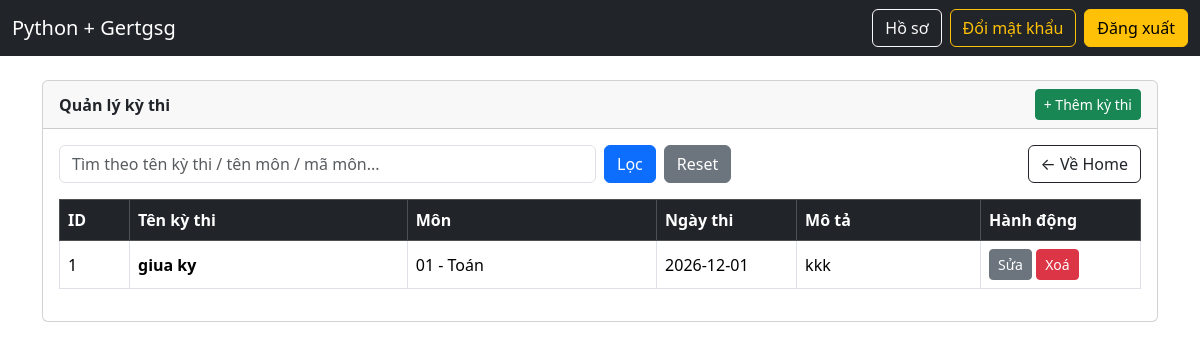
The page /manager/exams (signed in) on the database its author committed.
### models.py (models this page shows, shortened)
class Exam(db.Model):
    __tablename__ = "exams"
    id = db.Column(db.Integer, primary_key=True, autoincrement=True)
    name = db.Column(db.String(255), nullable=False, index=True)
    exam_date = db.Column(db.Date, nullable=True)
    description = db.Column(db.Text, nullable=True)
    subject_id = db.Column(
        db.Integer,
        db.ForeignKey("subjects.id", ondelete="CASCADE"),
        nullable=False,
        index=True,
    )
    subject = db.relationship("Subject", backref=db.backref("exams", lazy=True))

class Subject(db.Model):
    __tablename__ = "subjects"
    id = db.Column(db.Integer, primary_key=True, autoincrement=True)
    code = db.Column(db.String(50), unique=True, nullable=False, index=True)
    name = db.Column(db.String(255), nullable=False, index=True)
    credits = db.Column(db.Integer, nullable=False, default=3)
    description = db.Column(db.Text, nullable=True)

### manager_routes.py (the view)
@manager_bp.get("/exams")
@login_required
@roles_required("manager")
def manager_exams():
    q = (request.args.get("q") or "").strip()
    query = Exam.query.join(Subject)
    if q:
        query = query.filter(
            (Exam.name.ilike(f"%{q}%")) |
            (Subject.name.ilike(f"%{q}%")) |
            (Subject.code.ilike(f"%{q}%"))
        )
    exams = query.order_by(Exam.id.desc()).all()
    subjects = Subject.query.order_by(Subject.name.asc()).all()
    return render_template("manager/exams.html", exams=exams, subjects=subjects, q=q)

### app.py (called while the page is built)
@app.context_processor
def inject_csrf():
    def form_csrf_token():
        return Markup(f'<input type="hidden" name="csrf_token" value="{generate_csrf()}">')
    return dict(form_csrf_token=form_csrf_token)

@login_manager.user_loader
def load_user(user_id: str):
    try:
        return Student.query.get(int(user_id))
    except Exception:
        return None

### auth.py (called while the page is built)
def roles_required(*roles):
    def decorator(fn):
        @wraps(fn)
        def wrapper(*args, **kwargs):
            if not current_user.is_authenticated:
                abort(401)
            user_role = (getattr(current_user, "role", "") or "").strip().lower()
            if user_role not in [r.lower() for r in roles]:
                abort(403)
            return fn(*args, **kwargs)
        return wrapper
    return decorator

### templates/manager/exams.html (shortened to what this page needs)
{% extends "base.html" %}
{% set title = "Kỳ thi (Giáo viên)" %}
{% block content %}
<div class="card">
  <div class="card-header d-flex justify-content-between align-items-center">
    <b>Quản lý kỳ thi</b>
    <a class="btn btn-success btn-sm" href="{{ url_for('manager.manager_exam_create') }}">
      + Thêm kỳ thi
    </a>
  </div>
  <div class="card-body">
    <form class="row g-2 mb-3" method="get" action="{{ url_for('manager.manager_exams') }}">
      <div class="col-md-6">
        <input class="form-control" name="q" value="{{ q or '' }}"
               placeholder="Tìm theo tên kỳ thi / tên môn / mã môn...">
      </div>
      <div class="col-md-6 d-flex gap-2">
        <button class="btn btn-primary">Lọc</button>
        <a class="btn btn-secondary" href="{{ url_for('manager.manager_exams') }}">Reset</a>
        <a class="btn btn-outline-dark ms-auto" href="{{ url_for('manager.manager_home') }}">← Về Home</a>
      </div>
    </form>
    <div class="table-responsive">
      <table class="table table-bordered align-middle">
        <thead class="table-dark">
          <tr>
            <th style="width:70px">ID</th>
            <th>Tên kỳ thi</th>
            <th>Môn</th>
            <th style="width:140px">Ngày thi</th>
            <th>Mô tả</th>
            <th style="width:160px">Hành động</th>
          </tr>
        </thead>
        <tbody>
          {% if exams and exams|length > 0 %}
            {% for e in exams %}
              <tr>
                <td>{{ e.id }}</td>
                <td><b>{{ e.name }}</b></td>
                <td>
                  {% if e.subject %}
                    {{ e.subject.code }} - {{ e.subject.name }}
                  {% else %}
                    —
                  {% endif %}
                </td>
                <td>{{ e.exam_date or "" }}</td>
                <td>{{ e.description or "" }}</td>
                <td>
                  <a class="btn btn-secondary btn-sm"
                     href="{{ url_for('manager.manager_exam_edit', exam_id=e.id) }}">
                    Sửa
                  </a>
                  <form method="post"
                        action="{{ url_for('manager.manager_exam_delete', exam_id=e.id) }}"
                        style="display:inline"
                        onsubmit="return confirm('Xoá kỳ thi này?');">
                    <button class="btn btn-danger btn-sm">Xoá</button>
                  </form>
                </td>
              </tr>
            {% endfor %}
          {% else %}
            <tr>
              <td colspan="6" class="text-center text-muted">
                Chưa có dữ liệu.
              </td>
            </tr>
          {% endif %}
        </tbody>
      </table>
    </div>
  </div>
</div>
{% endblock %}

### rows shown on the page
Exam: id "1", name "giua ky", subject.code "01", subject.name "Toán", exam_date "2026-12-01", description "kkk"
